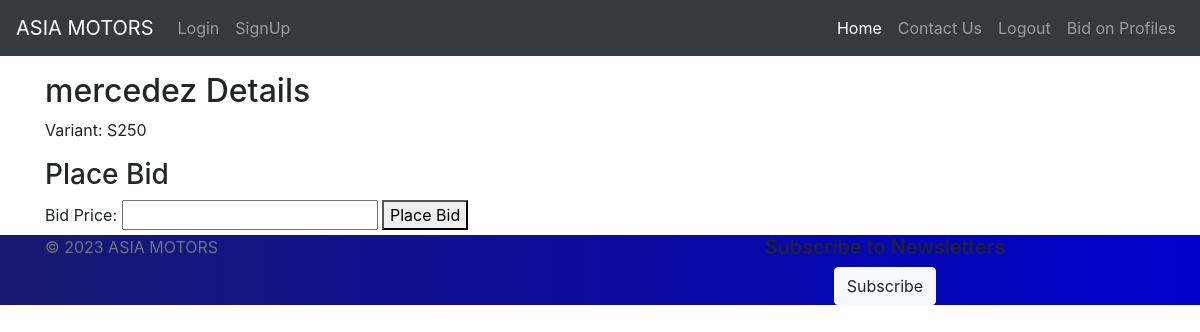
Page /auction/profiles/2/ on the earlier database version.
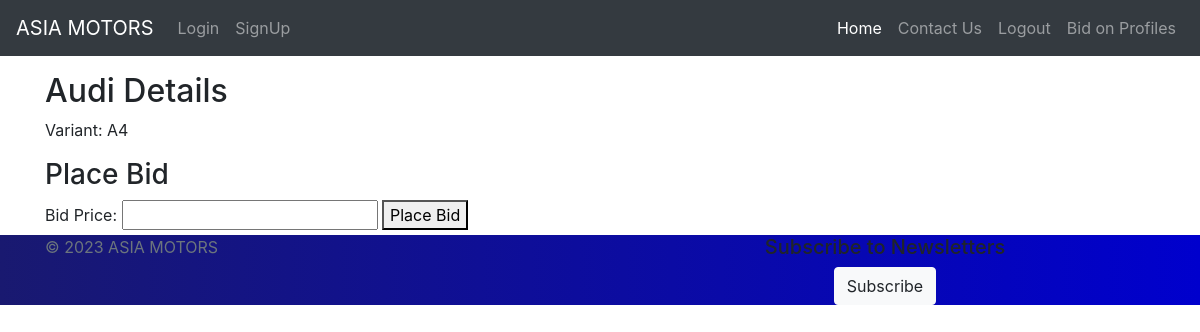
Same page on the later database version.
### showroom/models.py (models this page shows, shortened)
class Profile(models.Model):
    name = models.CharField(max_length=50)
    variant = models.CharField(max_length=50)
    engine = models.PositiveIntegerField()
    year = models.PositiveIntegerField()
    mat = [
        ('yes','INSURED '),
        ('no','NOT INSURED '),
    ]
    insured = models.CharField(max_length=3 , choices=mat )
    pic = models.ImageField(null = True)
    addpic = models.ImageField(null= True, blank= True)
    price = models.PositiveBigIntegerField(null = True , blank= True)
    Mileage = models.PositiveIntegerField(help_text= "In KMs", null = True, blank = True)
    contact  = models.EmailField(null = True)
    bid_start_date = models.DateTimeField()
    bid_end_date = models.DateTimeField()

### auction/views.py (the view)
# urls.py: path('profiles/<int:profile_id>/', profile_detail, name='profile_detail'),
def profile_detail(request, profile_id):
    profile = get_object_or_404(Profile, pk=profile_id)
    return render(request, 'auction/profile_detail.html', {'profile': profile})

### auction/templates/auction/profile_detail.html (shortened to what this page needs)
{% extends 'auction/base.html' %}
{% block content %}
<h2>{{ profile.name }} Details</h2>
<p>Variant: {{ profile.variant }}</p>
<h3>Place Bid</h3>
<form method="post" action="{% url 'auction:place_bid' profile.id %}">
    <label for="bid_price">Bid Price:</label>
    <input type="number" name="bid_price" required>
    <button type="submit">Place Bid</button>
</form>
{% endblock %}

Differences in the rows shown:
changed Profile: name "mercedez" → "Audi"; variant "S250" → "A4"
